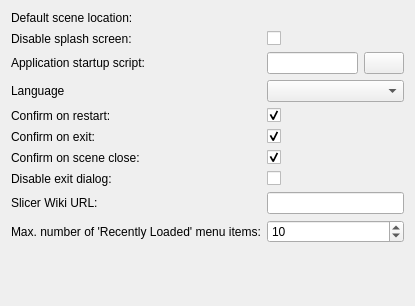
<?xml version="1.0" encoding="UTF-8"?>
<ui version="4.0">
 <class>qSlicerSettingsGeneralPanel</class>
 <widget class="ctkSettingsPanel" name="qSlicerSettingsGeneralPanel">
  <property name="geometry">
   <rect>
    <x>0</x>
    <y>0</y>
    <width>415</width>
    <height>306</height>
   </rect>
  </property>
  <property name="windowTitle">
   <string>General</string>
  </property>
  <layout class="QFormLayout" name="formLayout">
   <item row="0" column="0">
    <widget class="QLabel" name="DefaultScenePathLabel">
     <property name="toolTip">
      <string>Directory where scenes are saved to by default</string>
     </property>
     <property name="text">
      <string>Default scene location:</string>
     </property>
    </widget>
   </item>
   <item row="0" column="1">
    <widget class="ctkDirectoryButton" name="DefaultScenePathButton" native="true"/>
   </item>
   <item row="1" column="0">
    <widget class="QLabel" name="ShowSplashScreenLabel">
     <property name="text">
      <string>Disable splash screen:</string>
     </property>
    </widget>
   </item>
   <item row="1" column="1">
    <widget class="QCheckBox" name="ShowSplashScreenCheckBox">
     <property name="text">
      <string/>
     </property>
    </widget>
   </item>
   <item row="3" column="1">
    <widget class="ctkLanguageComboBox" name="LanguageComboBox"/>
   </item>
   <item row="3" column="0">
    <widget class="QLabel" name="LanguageLabel">
     <property name="text">
      <string>Language</string>
     </property>
    </widget>
   </item>
   <item row="4" column="0">
    <widget class="QLabel" name="ConfirmRestartLabel">
     <property name="text">
      <string>Confirm on restart:</string>
     </property>
    </widget>
   </item>
   <item row="4" column="1">
    <widget class="QCheckBox" name="ConfirmRestartCheckBox">
     <property name="text">
      <string/>
     </property>
     <property name="checked">
      <bool>true</bool>
     </property>
    </widget>
   </item>
   <item row="5" column="0">
    <widget class="QLabel" name="ConfirmExitLabel">
     <property name="text">
      <string>Confirm on exit:</string>
     </property>
    </widget>
   </item>
   <item row="5" column="1">
    <widget class="QCheckBox" name="ConfirmExitCheckBox">
     <property name="text">
      <string/>
     </property>
     <property name="checked">
      <bool>true</bool>
     </property>
    </widget>
   </item>
   <item row="6" column="0">
    <widget class="QLabel" name="ConfirmSceneCloseLabel">
     <property name="text">
      <string>Confirm on scene close:</string>
     </property>
    </widget>
   </item>
   <item row="6" column="1">
    <widget class="QCheckBox" name="ConfirmSceneCloseCheckBox">
     <property name="text">
      <string/>
     </property>
     <property name="checked">
      <bool>true</bool>
     </property>
    </widget>
   </item>
   <item row="8" column="0">
    <widget class="QLabel" name="SlicerWikiURLLabel">
     <property name="text">
      <string>Slicer Wiki URL:</string>
     </property>
    </widget>
   </item>
   <item row="8" column="1">
    <widget class="QLineEdit" name="SlicerWikiURLLineEdit"/>
   </item>
   <item row="9" column="1">
    <widget class="QSpinBox" name="NumOfRecentlyLoadedFiles">
     <property name="minimum">
      <number>1</number>
     </property>
     <property name="maximum">
      <number>50</number>
     </property>
     <property name="value">
      <number>10</number>
     </property>
    </widget>
   </item>
   <item row="9" column="0">
    <widget class="QLabel" name="NumOfRecentlyLoadedFilesLabel">
     <property name="text">
      <string>Max. number of 'Recently Loaded' menu items:</string>
     </property>
    </widget>
   </item>
   <item row="2" column="0">
    <widget class="QLabel" name="SlicerRCFileLabel">
     <property name="toolTip">
      <string>Python script that is executed after the application is started</string>
     </property>
     <property name="text">
      <string>Application startup script:</string>
     </property>
    </widget>
   </item>
   <item row="2" column="1">
    <layout class="QHBoxLayout" name="horizontalLayout">
     <item>
      <widget class="QLineEdit" name="SlicerRCFileValueLabel">
       <property name="enabled">
        <bool>true</bool>
       </property>
       <property name="frame">
        <bool>true</bool>
       </property>
       <property name="readOnly">
        <bool>true</bool>
       </property>
      </widget>
     </item>
     <item>
      <widget class="QPushButton" name="SlicerRCFileOpenButton">
       <property name="toolTip">
        <string>Open Slicer resource file</string>
       </property>
       <property name="text">
        <string/>
       </property>
      </widget>
     </item>
    </layout>
   </item>
   <item row="7" column="0">
    <widget class="QLabel" name="DisableExitDialogLabel">
     <property name="toolTip">
      <string>Exit dialog will not be shown on application stop. Unsaved changes will be discarded by default.</string>
     </property>
     <property name="text">
      <string>Disable exit dialog:</string>
     </property>
    </widget>
   </item>
   <item row="7" column="1">
    <widget class="QCheckBox" name="DisableExitDialogCheckBox">
     <property name="text">
      <string/>
     </property>
    </widget>
   </item>
  </layout>
 </widget>
 <customwidgets>
  <customwidget>
   <class>ctkSettingsPanel</class>
   <extends>QWidget</extends>
   <header>ctkSettingsPanel.h</header>
   <container>1</container>
  </customwidget>
  <customwidget>
   <class>ctkLanguageComboBox</class>
   <extends>QComboBox</extends>
   <header>ctkLanguageComboBox.h</header>
  </customwidget>
  <customwidget>
   <class>ctkDirectoryButton</class>
   <extends>QWidget</extends>
   <header>ctkDirectoryButton.h</header>
  </customwidget>
 </customwidgets>
 <resources/>
 <connections/>
</ui>
